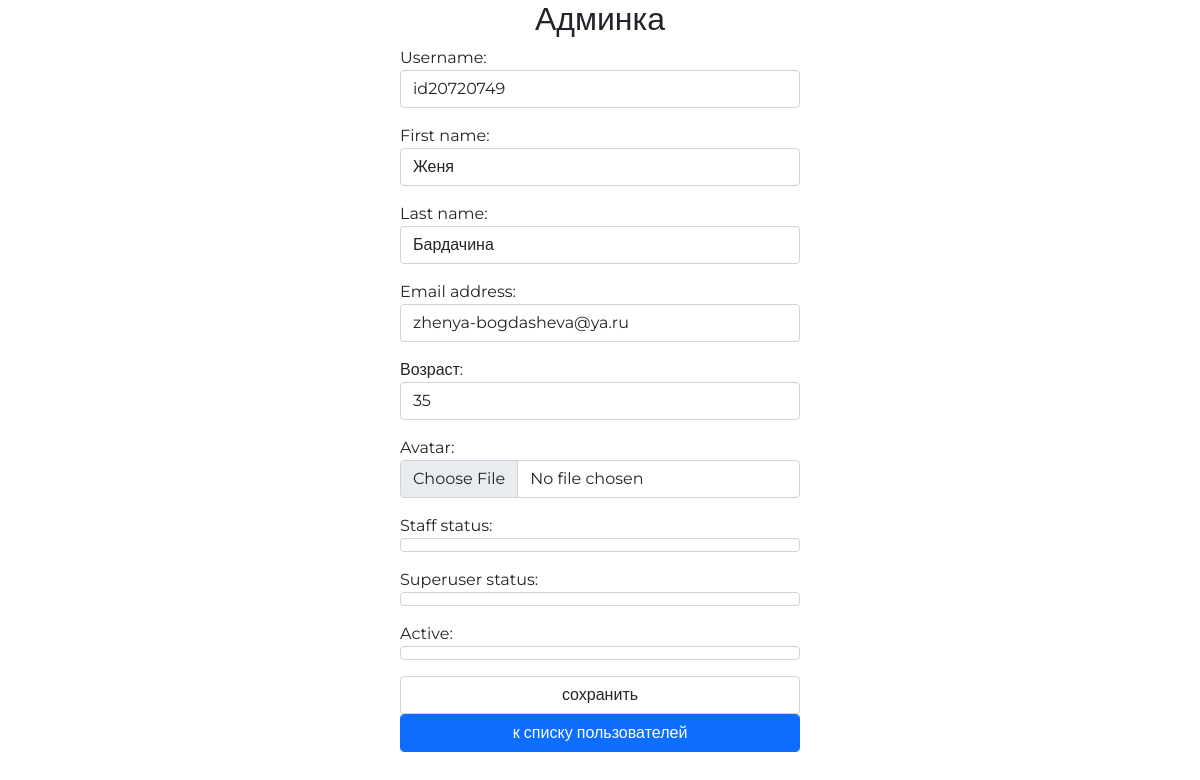
Before: /my/admin/user/update/13 (signed in) with the older database file.
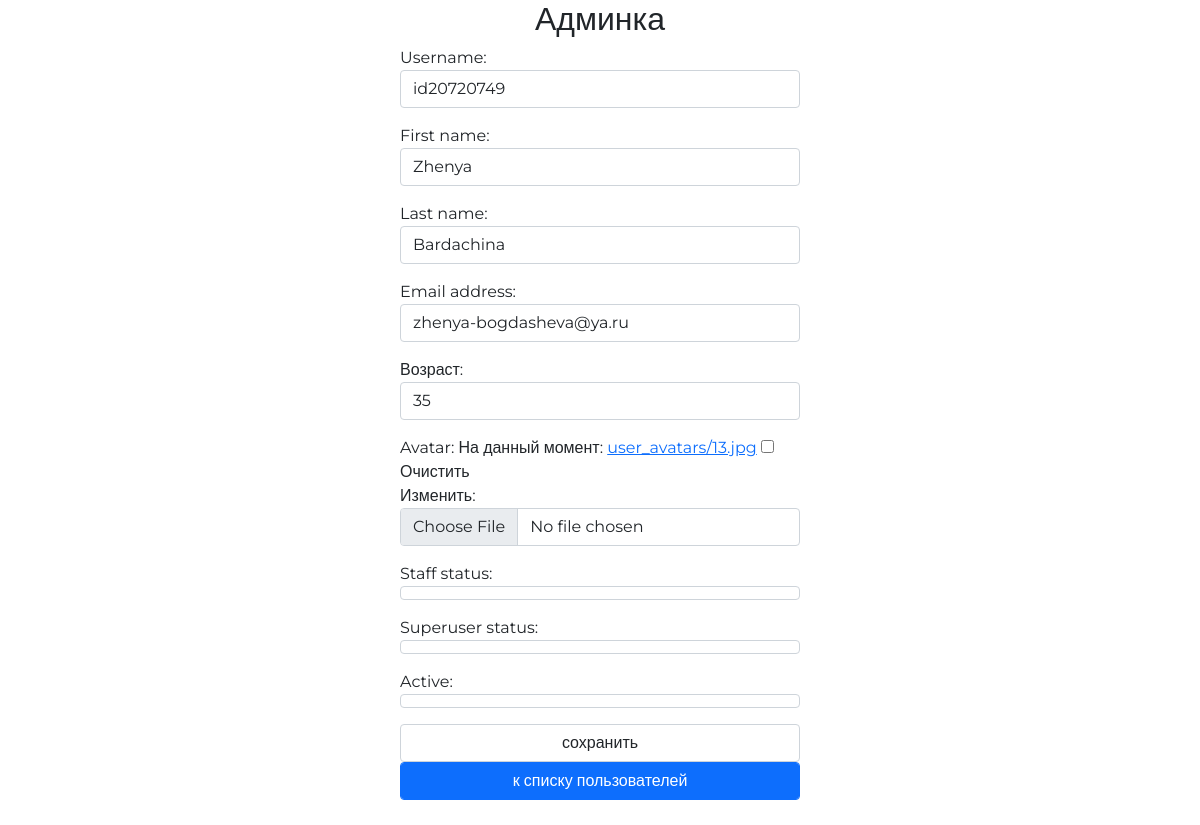
After: the same page with the newer database file.
### authapp/models.py (models this page shows, shortened)
class ShopUser(AbstractUser):
    avatar = models.ImageField(upload_to='user_avatars', blank=True)
    age = models.PositiveIntegerField(verbose_name='возраст', default=18)
    activation_key = models.CharField(max_length=128, blank=True)
    activation_key_created = models.DateTimeField(auto_now_add=True, blank=True, null=True)

### adminapp/views.py (the view)
# urls.py: path('user/update/<int:user_pk>', adminapp.ShopUserAdminUpdate.as_view(), name='user_update'),
class ShopUserAdminUpdate(SuperUserOnlyMixin, PageTitleMixin, UpdateView):
    model = get_user_model()
    form_class = AdminShopUserUpdateForm
    success_url = reverse_lazy('my_admin:index')
    pk_url_kwarg = 'user_pk'
    page_title = 'пользователи/редактирование'

### adminapp/forms.py
class AdminShopUserUpdateForm(ShopUserEditForm):
    class Meta:
        model = get_user_model()
        fields = ('username', 'first_name', 'last_name', 'password', 'email', 'age', 'avatar', 'is_staff',
                  'is_superuser', 'is_active')

### adminapp/views.py (called while the page is built)
    @method_decorator(user_passes_test(lambda user: user.is_superuser))
    def dispatch(self, request, *args, **kwargs):
        return super().dispatch(request, *args, **kwargs)

    def get_context_data(self, **kwargs):
        context = super().get_context_data(**kwargs)
        context[self.page_title_key] = self.page_title
        return context

### mainapp/context_processors.py (called while the page is built)
def categories(request):
    return {
        'categories': ProductCategory.objects.all()
    }

### adminapp/templates/authapp/shopuser_form.html (shortened to what this page needs)
{% extends 'adminapp/base.html' %}
{% load static %}
{% block container %}
<div class="mx-auto col-4">
  <div class="login">
    <form class="form-horizontal" method="post" enctype="multipart/form-data">
      {{ form.as_p }}
      <input class="form-control" type="submit" value="сохранить">
    </form>
    <a href="{% url 'my_admin:index' %}"
    class="btn btn-primary form-control last">
      к списку пользователей
    </a>
  </div>
</div>
{% endblock %}

Changed rows visible on the page:
changed ShopUser "id20720749": first_name "Женя" → "Zhenya"; last_name "Бардачина" → "Bardachina"
Other visible differences:
form field as_p: (not shown) → "☐"
text no longer shown: "Username: First name: Last name: Email address: Возраст: Avatar: Staff status: Superuser status: Active:"
text now shown: "Username: First name: Last name: Email address: Возраст: Avatar: На данный момент: user_avatars/13.jpg Очистить Изменить: Staff status: Superuser status: Active:"
